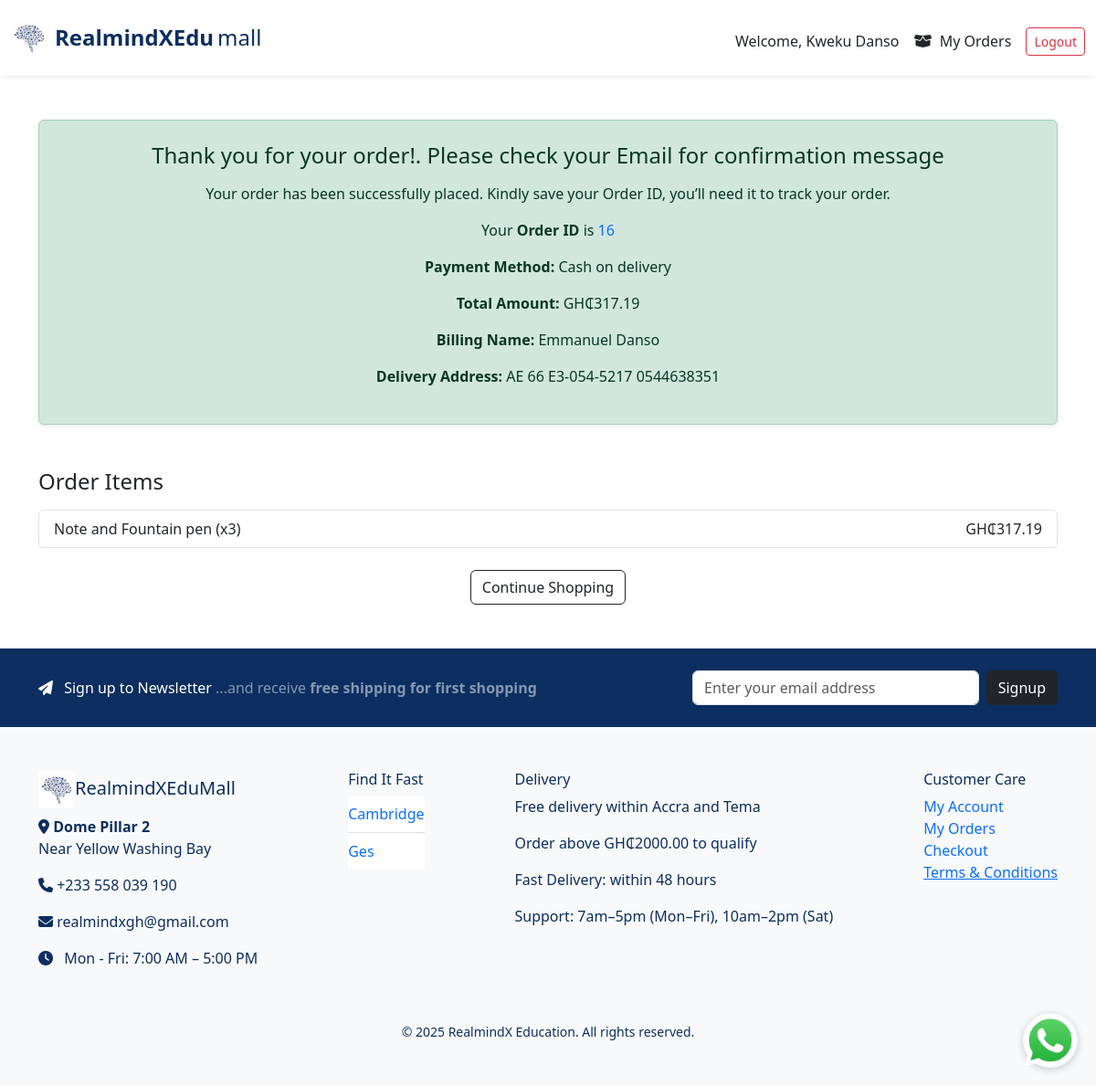
Page /order-success/16 (signed in) on the committed database.
### e_commerce/models/user.py (models this page shows, shortened)
class User(UserMixin, db.Model):
    __tablename__ = 'user'
    id = db.Column(db.Integer, primary_key=True)
    username = db.Column(db.String(80), unique=True, nullable=False)
    email = db.Column(db.String(120), unique=True, nullable=False)
    password = db.Column(db.String(200), nullable=False)
    date_joined = db.Column(db.DateTime, server_default=db.func.now())

### e_commerce/models/order.py (models this page shows)
class Order(db.Model):
    id = db.Column(db.Integer, primary_key=True)
    user_id = db.Column(db.Integer, db.ForeignKey('user.id'), nullable=True)
    full_name = db.Column(db.String(120), nullable=False)
    email = db.Column(db.String(120), nullable=False)
    address = db.Column(db.Text, nullable=False)
    total_amount = db.Column(db.Float, nullable=False)
    payment_method = db.Column(db.String(50), nullable=False)
    status = db.Column(db.String(50), default='pending')  # pending, paid, cod, failed
    date_created = db.Column(db.DateTime, default=datetime.utcnow)
    items = db.relationship('OrderItem', backref='order', lazy=True)

class OrderItem(db.Model):
    id = db.Column(db.Integer, primary_key=True)
    order_id = db.Column(db.Integer, db.ForeignKey('order.id'), nullable=False)
    product_id = db.Column(db.Integer, db.ForeignKey('product.id'), nullable=False)
    quantity = db.Column(db.Integer, nullable=False)
    price = db.Column(db.Float, nullable=False)

### e_commerce/models/products.py (models this page shows, shortened)
class Product(db.Model):
    __tablename__ = 'product'  # Optional, but makes FK references safer
    id = db.Column(db.Integer, primary_key=True)
    name = db.Column(db.String(120), nullable=False)
    description = db.Column(db.Text, nullable=False)
    price = db.Column(db.Float, nullable=False)
    discount_percentage = db.Column(db.Float, default=0.0)
    image_filename = db.Column(db.String(120))
    in_stock = db.Column(db.Boolean, default=True)
    date_created = db.Column(db.DateTime, default=datetime.utcnow)
    author = db.Column(db.String(120), nullable=True)
    brand = db.Column(db.String(120), nullable=True)
    grade = db.Column(db.String(50), nullable=True)
    level = db.Column(db.String(50), nullable=True)
    subject = db.Column(db.String(100), nullable=True)
    ratings = db.relationship('ProductRating', back_populates='product', lazy=True)
    category_id = db.Column(db.Integer, db.ForeignKey('category.id'))
    category = db.relationship('Category', back_populates='products')
    order_items = db.relationship('OrderItem', backref='product', lazy=True)

### e_commerce/models/category.py (models this page shows)
class Category(db.Model):
    id = db.Column(db.Integer, primary_key=True)
    name = db.Column(db.String(100), nullable=False, unique=True)
    products = db.relationship('Product', back_populates='category', lazy=True)

### e_commerce/routes/main_routes.py (the view)
@main_bp.route('/order-success/<int:order_id>')
@login_required
def order_success(order_id):
    order = Order.query.get_or_404(order_id)
    return render_template('order_success.html', order=order)

### e_commerce/templates/order_success.html (shortened to what this page needs)
{% extends "index.html" %}
{% block content %}
<div class="container my-5">
  <div class="alert alert-success text-center p-4 shadow-sm rounded">
    <h4 class="mb-3">Thank you for your order!. Please check your Email for confirmation message</h4>
    <p>Your order has been successfully placed. Kindly save your Order ID, you’ll need it to track your order.</p>
    <p>Your <strong>Order ID</strong> is <span class="text-primary">{{ order.id }}</span></p>
    <p><strong>Payment Method:</strong> {{ order.payment_method|capitalize }}</p>
    <p><strong>Total Amount:</strong> GH₵{{ '%.2f'|format(order.total_amount) }}</p>
    <p><strong>Billing Name:</strong> {{ order.full_name }}</p>
    <p><strong>Delivery Address:</strong> {{ order.address }}</p>
  </div>
  <h4 class="mt-5 mb-3">Order Items</h4>
  <ul class="list-group mb-4">
    {% for item in order.items %}
    <li class="list-group-item d-flex justify-content-between align-items-center">
      {{ item.product.name }} (x{{ item.quantity }})
      <span>GH₵{{ '%.2f'|format(item.price * item.quantity) }}</span>
    </li>
    {% endfor %}
  </ul>
  <div class="text-center">
    <a href="{{ url_for('main.home') }}" class="btn btn-outline-dark">Continue Shopping</a>
  </div>
</div>
{% endblock %}

### e_commerce/templates/index.html (shortened to what this page needs)
<!DOCTYPE html>
<html lang="en">
<head>
  <link href="https://cdn.jsdelivr.net/npm/bootstrap@5.3.3/dist/css/bootstrap.min.css" rel="stylesheet">
  <link rel="stylesheet" href="https://cdnjs.cloudflare.com/ajax/libs/font-awesome/6.6.0/css/all.min.css">
</head>
<body>
<nav class="navbar navbar-expand-lg navbar-light bg-white shadow-sm py-3">
  <div class="container-fluid">
    <a class="navbar-brand d-flex align-items-center" href="{{ url_for('main.home') }}">
      <img src="{{ url_for('static', filename='images/brain.jpg') }}" alt="Logo" width="40" class="me-2">
      <div class="d-flex align-items-baseline fs-4" style="color: #0C2E60;">
        <strong class="me-1">RealmindXEdu</strong><span>mall</span>
      </div>
    </a>
    <div class="collapse navbar-collapse d-none d-lg-flex justify-content-between mt-2">
      <div class="d-flex align-items-center w-100">
        <div class="d-flex align-items-center ms-auto">
          {% if not current_user.is_authenticated %}
            <a href="{{ url_for('main.contact') }}" class="btn btn-outline-dark me-3"><i></i>Contact</a>
            <a href="{{ url_for('main.track_order') }}" class="btn btn-outline-dark me-3"><i></i>Track your order</a>
            <a href="{{ url_for('main.info') }}" class="btn btn-outline-dark me-3"><i class="fas fa-info-circle me-1"></i> Info</a>
            <a href="{{ url_for('cart.view_cart') }}" class="text-dark position-relative me-3">
              <i class="fas fa-shopping-cart"></i>
              {% if cart_item_count %}
              <span class="position-absolute top-0 start-100 translate-middle badge rounded-pill bg-danger">
                {{ cart_item_count }}
              </span>
              {% endif %}
            </a>
            <a href="{{ url_for('auth.login') }}" class="btn btn-outline-primary btn-sm me-2">Login</a>
            <a href="{{ url_for('auth.user_signup') }}" class="btn btn-primary btn-sm">Signup</a>
          {% else %}
            <span class="me-3">Welcome, {{ current_user.username }}</span>
            <a class="nav-link me-3" href="{{ url_for('main.purchased_products') }}"><i class="fas fa-box-open me-1"></i> My Orders</a>
            <a href="{{ url_for('auth.logout') }}" class="btn btn-outline-danger btn-sm">Logout</a>
          {% endif %}
        </div>
      </div>
    </div>
  </div>
</nav>
<main>
  {% block content %}{% endblock %}
</main>
<section class="text-white py-4" style="background-color: #0C2E60;">
  <div class="container d-flex flex-column flex-md-row justify-content-between align-items-center">
    <p class="mb-3 mb-md-0 fs-6">
      <i class="fas fa-paper-plane me-2"></i> Sign up to Newsletter
      <span class="text-white-50">...and receive <strong>free shipping for first shopping</strong></span>
    </p>
    <form method="POST" action="{{ url_for('main.subscribe_newsletter') }}" class="d-flex" style="max-width: 400px; width: 100%;">
      <input type="email" name="email" class="form-control me-2" placeholder="Enter your email address" required>
      <button class="btn btn-dark" type="submit">Signup</button>
    </form>
  </div>
</section>
<footer class="bg-light py-5" style="color: #0C2E60;">
  <div class="container d-flex flex-wrap justify-content-between">
    <div class="mb-4">
      <h5><img src="{{ url_for('static', filename='images/brain.jpg') }}" width="40"><span style="color: #0C2E60;">RealmindXEduMall</span></h5>
      <p><i class="fa fa-map-marker-alt"></i> <strong>Dome Pillar 2</strong><br>Near Yellow Washing Bay</p>
      <p><i class="fa fa-phone"></i> +233 558 039 190</p>
      <p><i class="fa fa-envelope"></i> realmindxgh@gmail.com</p>
      <p><i class="fa fa-clock me-2"></i> Mon - Fri: 7:00 AM – 5:00 PM</p>
    </div>
    <div>
      <h6>Find It Fast</h6>
      <ul class="list-group list-group-flush">
        {% for cat in categories %}
          <li class="list-group-item px-0">
            <a href="{{ url_for('main.search', category=cat.id) }}" class="text-decoration-none">{{ cat.name }}</a>
          </li>
        {% endfor %}
      </ul>
    </div>
    <div>
      <h6>Delivery</h6>
      <p>Free delivery within Accra and Tema</p>
      <p>Order above GH₵2000.00 to qualify</p>
      <p>Fast Delivery: within 48 hours</p>
      <p>Support: 7am–5pm (Mon–Fri), 10am–2pm (Sat)</p>
    </div>
    <div>
      <h6>Customer Care</h6>
      <ul class="list-unstyled">
        <li><a href="{{ url_for('auth.login') }}" class="text-decoration-none" >My Account</a></li>
        <li><a href="{{ url_for('auth.login') }}" class="text-decoration-none">My Orders</a></li>
        <li><a href="{{ url_for('cart.checkout') }}" class="text-decoration-none">Checkout</a></li>
        <li><a href="#">Terms & Conditions</a></li>
      </ul>
    </div>
  </div>
  <div class="text-center mt-3">
    <small id="copyright"></small>
  </div>
</footer>
<a href="https://wa.me/233558099689" class="whatsapp-float" target="_blank" style="position: fixed;
  bottom: 20px;
  right: 20px;
  z-index: 9999;
  background-color: transparent;
  border-radius: 50%;
  box-shadow: 0 2px 8px rgba(0,0,0,0.2);
  transition: transform 0.2s ease-in-out;">
    <img src="{{ url_for('static', filename='images/whatsapp.png') }}" alt="WhatsApp" width="60">
</a>
</body>
</html>

### rows in the picture
User: username "Kweku Danso"
Order: id "16", payment_method "Cash on delivery", total_amount "317.19", full_name "Emmanuel Danso", address "AE 66 E3-054-5217 0544638351"
OrderItem: product.name "Note and Fountain pen", quantity "3", item.price*item.quantity "317.19"
Category: name "Cambridge"
Category: name "Ges"
